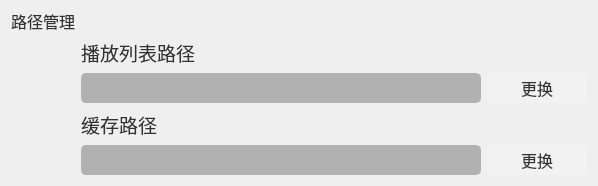
       <widget class="QWidget" name="layoutWidget">
        <property name="geometry">
         <rect>
          <x>10</x>
          <y>610</y>
          <width>591</width>
          <height>162</height>
         </rect>
        </property>
        <layout class="QGridLayout" name="gridLayout_17">
         <item row="0" column="0">
          <widget class="QLabel" name="path_manage_Label">
           <property name="maximumSize">
            <size>
             <width>70</width>
             <height>20</height>
            </size>
           </property>
           <property name="font">
            <font>
             <family>黑体</family>
             <pointsize>12</pointsize>
            </font>
           </property>
           <property name="layoutDirection">
            <enum>Qt::LeftToRight</enum>
           </property>
           <property name="styleSheet">
            <string notr="true">QLabel
{
background-color:transparent;
color:rgb(50,50,50);
border-radius:5px;
}</string>
           </property>
           <property name="text">
            <string>路径管理</string>
           </property>
          </widget>
         </item>
         <item row="1" column="1" colspan="2">
          <widget class="QLabel" name="playlist_Label">
           <property name="minimumSize">
            <size>
             <width>0</width>
             <height>30</height>
            </size>
           </property>
           <property name="maximumSize">
            <size>
             <width>16777215</width>
             <height>30</height>
            </size>
           </property>
           <property name="font">
            <font>
             <family>黑体</family>
             <pointsize>14</pointsize>
            </font>
           </property>
           <property name="layoutDirection">
            <enum>Qt::LeftToRight</enum>
           </property>
           <property name="styleSheet">
            <string notr="true">QLabel
{
background-color:transparent;
color:rgb(50,50,50);
border-radius:5px;
}</string>
           </property>
           <property name="text">
            <string>播放列表路径</string>
           </property>
          </widget>
         </item>
         <item row="2" column="1">
          <widget class="QLineEdit" name="playlist_lineEdit">
           <property name="minimumSize">
            <size>
             <width>400</width>
             <height>30</height>
            </size>
           </property>
           <property name="maximumSize">
            <size>
             <width>400</width>
             <height>30</height>
            </size>
           </property>
           <property name="styleSheet">
            <string notr="true">QLineEdit
{
    background-color: rgb(30,30,30,0.3);
    color: rgb(30,200,150);
    border-radius: 5px;
    padding: 3px;
    border: none;
}

QLineEdit:disabled
{
    background-color: rgb(30,30,30,0.1);
    color: rgb(30,200,150);
    border-radius: 5px;
}

QLineEdit:hover
{
    background-color: rgba(30,200,150,0.3);
}

QLineEdit:focus
{
    background-color: rgb(30,30,30,0.4);
    border: none;
    border-bottom: 2px solid rgb(30,200,150);
}</string>
           </property>
          </widget>
         </item>
         <item row="2" column="2">
          <widget class="QPushButton" name="playlist_Button_2">
           <property name="minimumSize">
            <size>
             <width>100</width>
             <height>30</height>
            </size>
           </property>
           <property name="maximumSize">
            <size>
             <width>100</width>
             <height>30</height>
            </size>
           </property>
           <property name="font">
            <font>
             <family>黑体</family>
             <pointsize>12</pointsize>
            </font>
           </property>
           <property name="styleSheet">
            <string notr="true">QPushButton
{
background-color:rgb(255,255,255,0.2);
color:rgb(50,50,50);
border-radius:5px}

QPushButton:disabled
{
background-color:rgb(255,255,255,0.1);
color:rgb(50,50,50);
border-radius:5px;
}
QPushButton:hover {	/*鼠标悬浮时*/
	background-color: rgba(255,255,255,0.3);
}

QPushButton::pressed
{
background-color:rgb(255,255,255,0.4);
color:rgb(50,50,50);
}
</string>
           </property>
           <property name="text">
            <string>更换</string>
           </property>
          </widget>
         </item>
         <item row="3" column="1" colspan="2">
          <widget class="QLabel" name="cache_Label">
           <property name="minimumSize">
            <size>
             <width>0</width>
             <height>30</height>
            </size>
           </property>
           <property name="maximumSize">
            <size>
             <width>16777215</width>
             <height>30</height>
            </size>
           </property>
           <property name="font">
            <font>
             <family>黑体</family>
             <pointsize>14</pointsize>
            </font>
           </property>
           <property name="layoutDirection">
            <enum>Qt::LeftToRight</enum>
           </property>
           <property name="styleSheet">
            <string notr="true">QLabel
{
background-color:transparent;
color:rgb(50,50,50);
border-radius:5px;
}</string>
           </property>
           <property name="text">
            <string>缓存路径</string>
           </property>
          </widget>
         </item>
         <item row="4" column="1">
          <widget class="QLineEdit" name="cache_lineEdit">
           <property name="minimumSize">
            <size>
             <width>400</width>
             <height>30</height>
            </size>
           </property>
           <property name="maximumSize">
            <size>
             <width>400</width>
             <height>30</height>
            </size>
           </property>
           <property name="styleSheet">
            <string notr="true">QLineEdit
{
    background-color: rgb(30,30,30,0.3);
    color: rgb(30,200,150);
    border-radius: 5px;
    padding: 3px;
    border: none;
}

QLineEdit:disabled
{
    background-color: rgb(30,30,30,0.1);
    color: rgb(30,200,150);
    border-radius: 5px;
}

QLineEdit:hover
{
    background-color: rgba(30,200,150,0.3);
}

QLineEdit:focus
{
    background-color: rgb(30,30,30,0.4);
    border: none;
    border-bottom: 2px solid rgb(30,200,150);
}</string>
           </property>
          </widget>
         </item>
         <item row="4" column="2">
          <widget class="QPushButton" name="cache_Button">
           <property name="minimumSize">
            <size>
             <width>100</width>
             <height>30</height>
            </size>
           </property>
           <property name="maximumSize">
            <size>
             <width>100</width>
             <height>30</height>
            </size>
           </property>
           <property name="font">
            <font>
             <family>黑体</family>
             <pointsize>12</pointsize>
            </font>
           </property>
           <property name="styleSheet">
            <string notr="true">QPushButton
{
background-color:rgb(255,255,255,0.2);
color:rgb(50,50,50);
border-radius:5px}

QPushButton:disabled
{
background-color:rgb(255,255,255,0.1);
color:rgb(50,50,50);
border-radius:5px;
}
QPushButton:hover {	/*鼠标悬浮时*/
	background-color: rgba(255,255,255,0.3);
}

QPushButton::pressed
{
background-color:rgb(255,255,255,0.4);
color:rgb(50,50,50);
}
</string>
           </property>
           <property name="text">
            <string>更换</string>
           </property>
          </widget>
         </item>
        </layout>
       </widget>
